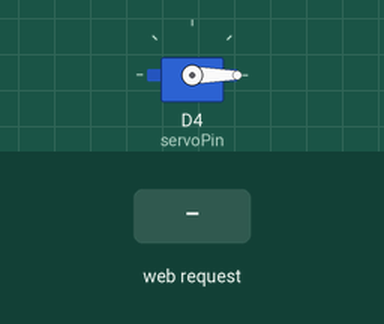
Recording of a sketch running on a simulated ESP8266 (NodeMCU). On the bench: servo. The inputs (shaded band) are chosen by the test bench. WiFi joins after 1.5 s; servers stay silent unless stated; uploads are accepted with an empty reply; what the sketch prints to the serial monitor is not drawn.

Above: at 2.7 s.
2.8 s: HTTP request GET /move received
At 3.6 s:
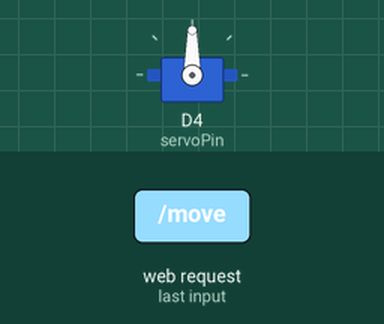
Timing chart, 0 to 5.8 s (numbered marks = the images above; inputs shaded):
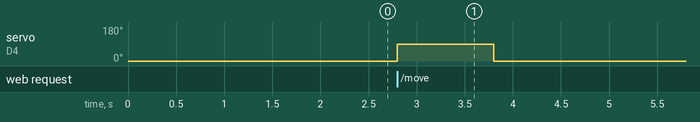

Measured:
- after the input at 2.8 s, servo on D4 (servoPin): 0° → 90° at once, → 0° 1.0 s later

The sketch:

s_online.ino
```cpp
#include <ESP8266WiFi.h>
#include <ESP8266WebServer.h>
#include <ESP8266HTTPClient.h>
#include <Servo.h>
#include <ArduinoJson.h>

const char* ssid = "Galaxy A54 5G 94C9";  // Ganti dengan SSID Wi-Fi Anda
const char* password = "00000001";        // Ganti dengan password Wi-Fi Anda
const char* statusUrl = "http://sensor-monitoring.stelarhub.my.id/api/sensor/conveyor/status?type=plc";

ESP8266WebServer server(80);
Servo myservo;
int servoPin = D4;   // Pin yang digunakan untuk mengontrol servo
int initialPos = 0;  // Posisi awal servo
int onPos = 90;      // Posisi "on" servo
bool isOn = false;

WiFiClient wifiClient;

unsigned long previousMillis = 0;
const long interval = 3000;  // check status every 3 seconds

void setup() {
  Serial.begin(115200);
  WiFi.begin(ssid, password);
  Serial.println("");

  // Coba koneksi ke Wi-Fi
  while (WiFi.status() != WL_CONNECTED) {
    delay(500);
    Serial.print(".");
  }
  Serial.println("");
  Serial.println("WiFi connected");
  Serial.println("IP address: ");
  Serial.println(WiFi.localIP());

  // Setup server routes
  server.on("/", handleRoot);
  server.on("/move", handleMoveServo);
  server.on("/status", handleStatus);

  server.begin();
  Serial.println("HTTP server started");

  myservo.attach(servoPin);   // Hubungkan servo ke pin yang ditentukan
  myservo.write(initialPos);  // Atur servo ke posisi awal
}

void loop() {
  server.handleClient();

  unsigned long currentMillis = millis();
  if (currentMillis - previousMillis >= interval) {
    previousMillis = currentMillis;
    checkStatusFromServer();
  }
}

void handleRoot() {
  server.send(200, "text/plain", "Use /move to move the servo to on position and then back to initial position\nUse /status to know the current state of the switch");
}

void handleMoveServo() {
  myservo.write(onPos);       // Gerakkan servo ke posisi "on"
  delay(1000);                // Tahan posisi "on" selama 1 detik
  myservo.write(initialPos);  // Kembalikan servo ke posisi awal
  isOn = !isOn;
  String message = isOn ? "ON" : "OFF";
  server.send(200, "text/plain", message);
}

void handleStatus() {
  String message = isOn ? "ON" : "OFF";
  server.send(200, "text/plain", message);
}

void checkStatusFromServer() {
  if (WiFi.status() == WL_CONNECTED) {
    HTTPClient http;
    http.begin(wifiClient, statusUrl);      // Specify the URL
    int httpCode = http.GET();  // Make the request

    if (httpCode > 0) {  // Check for the returning code
      String payload = http.getString();
      Serial.println(httpCode);
      Serial.println(payload);

      StaticJsonDocument<300> doc;  // Adjust size if necessary
      DeserializationError error = deserializeJson(doc, payload);

      if (error) {
        Serial.print(F("deserializeJson() failed: "));
        Serial.println(error.f_str());
        return;
      }

      // Extract values from the JSON document
      bool status = doc["data"]["status"];
      Serial.print("Status: ");
      Serial.println(status ? "active" : "inactive");

      if (status != isOn) {         // If status is false (inactive)
        myservo.write(onPos);       // Gerakkan servo ke posisi "on"
        delay(1000);                // Tahan posisi "on" selama 1 detik
        myservo.write(initialPos);  // Kembalikan servo ke posisi awal
        isOn = status;
      }
    } else {
      Serial.println("Error on HTTP request");
    }
    http.end();  // Free the resources
  } else {
    Serial.println("WiFi not connected");
  }
}
```
